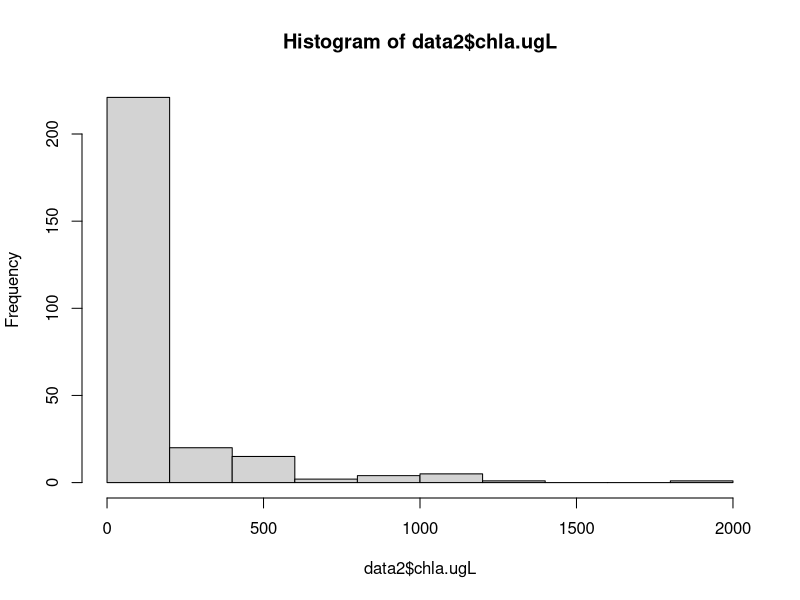

Recreate this plot in R.
### O'Connor and Stegen
### Data processing
### July 2015, drawing from previous files.

library(plyr)
library(reshape2)

k <- 8.62*10^-5
data = read.csv("./OConnorStegendata.csv")
head(data)

oxygen <- read.csv("./oxygen.csv")
## a sampling time was missing for July 6 2011. I entered the time as 4:45 am. i did this because from looking at my calendar, I think that day was the day Will started work at Once, and therefore i would have sampled early in the morning. 

## make a datafile of NPP and ER data from oxygen data
## first need to get dawn1, dawn2 and dusk into columns

# first get times sorted out:
oxygen$date.2 <- paste(oxygen$date, oxygen$time)
oxygen$date.2 <- strptime(oxygen$date.2, format = "%y-%m-%d %k:%M")

oxygen.dawn1 <- oxygen[(oxygen$phase == 'dawn1'),-(4:6)]
oxygen.dawn2 <- oxygen[(oxygen$phase == 'dawn2'),-(4:6)]
oxygen.dusk <- oxygen[(oxygen$phase == 'dusk'),-(4:6)]
names(oxygen.dawn1) <- c('Tank', 'O2.d1', 'TempC.d1', 'weather.d1','air.temp.d1', 'week', 'sensor.d1', 'time.d1')
names(oxygen.dawn2) <- c('Tank', 'O2.d2', 'TempC.d2', 'weather.d2', 'air.temp.d2', 'week', 'sensor.d2', 'time.d2')
names(oxygen.dusk) <- c('Tank', 'O2.dsk', 'TempC.dsk', 'weather.dsk','air.temp.dsk', 'week', 'sensor.dsk', 'time.dsk')
oxygen1 <- merge(oxygen.dawn1, oxygen.dawn2, by.x = c('week', 'Tank'), by.y = c('week', 'Tank'))
oxygen2 <- merge(oxygen1, oxygen.dusk, by.x = c('week', 'Tank'), by.y = c('week', 'Tank'))
head(oxygen2)

#calculate NPP and ER (hourly)
oxygen2$NPP <- (oxygen2$O2.dsk - oxygen2$O2.d1)/as.numeric(oxygen2$time.dsk - oxygen2$time.d1)
oxygen2$ER <- -((oxygen2$O2.d2 - oxygen2$O2.dsk)/as.numeric(oxygen2$time.d2 - oxygen2$time.dsk))
oxygen2$GPP <- oxygen2$NPP + oxygen2$ER
oxygen2$TempO2NPP <- (oxygen2$TempC.d1 + oxygen2$TempC.dsk)/2
oxygen2$TempO2ER <- (oxygen2$TempC.d2 + oxygen2$TempC.dsk)/2

head(oxygen2)
head(data)
tail(oxygen2)

fluxes <- oxygen2[,-(3:20)]
data <- data[,-(3:5)]
data2 <- merge(data, fluxes, by.x = c('Week', 'Tank'), by.y = c('week', 'Tank'))
data2 <- data2[,-(4:6)]

data2$logNPP <- log(data2$NPP + 0.1)
data2$logER <- log(data2$ER + 0.1)
data2$invT <- 1/(k*(data2$TempO2NPP+273))
data2$logChla <- ifelse(data2$chla.ugL > '0', log(data2$chla.ugL), NA)

hist(data2$chla.ugL)

  
               